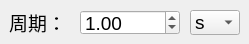
                      <widget class="QWidget" name="tab_ch1_sine_freq_cycle">
                       <attribute name="title">
                        <string>周期</string>
                       </attribute>
                       <widget class="QLabel" name="label_freq_2">
                        <property name="geometry">
                         <rect>
                          <x>9</x>
                          <y>11</y>
                          <width>57</width>
                          <height>22</height>
                         </rect>
                        </property>
                        <property name="font">
                         <font>
                          <family>Arial</family>
                          <pointsize>14</pointsize>
                         </font>
                        </property>
                        <property name="text">
                         <string>周期：</string>
                        </property>
                       </widget>
                       <widget class="QComboBox" name="comboBox_ch1_sine_freq_cycle_unit">
                        <property name="geometry">
                         <rect>
                          <x>190</x>
                          <y>10</y>
                          <width>50</width>
                          <height>25</height>
                         </rect>
                        </property>
                        <property name="minimumSize">
                         <size>
                          <width>50</width>
                          <height>0</height>
                         </size>
                        </property>
                        <property name="maximumSize">
                         <size>
                          <width>50</width>
                          <height>16777215</height>
                         </size>
                        </property>
                        <property name="font">
                         <font>
                          <pointsize>14</pointsize>
                         </font>
                        </property>
                        <property name="currentText">
                         <string>s</string>
                        </property>
                        <item>
                         <property name="text">
                          <string>s</string>
                         </property>
                        </item>
                        <item>
                         <property name="text">
                          <string>ms</string>
                         </property>
                        </item>
                        <item>
                         <property name="text">
                          <string>μs</string>
                         </property>
                        </item>
                        <item>
                         <property name="text">
                          <string>ns</string>
                         </property>
                        </item>
                       </widget>
                       <widget class="QDoubleSpinBox" name="doublespinBox_ch1_sine_freq_cycle_para">
                        <property name="geometry">
                         <rect>
                          <x>80</x>
                          <y>10</y>
                          <width>100</width>
                          <height>25</height>
                         </rect>
                        </property>
                        <property name="minimumSize">
                         <size>
                          <width>100</width>
                          <height>0</height>
                         </size>
                        </property>
                        <property name="maximumSize">
                         <size>
                          <width>100</width>
                          <height>16777215</height>
                         </size>
                        </property>
                        <property name="font">
                         <font>
                          <pointsize>14</pointsize>
                         </font>
                        </property>
                        <property name="value">
                         <double>1.000000000000000</double>
                        </property>
                       </widget>
                      </widget>
